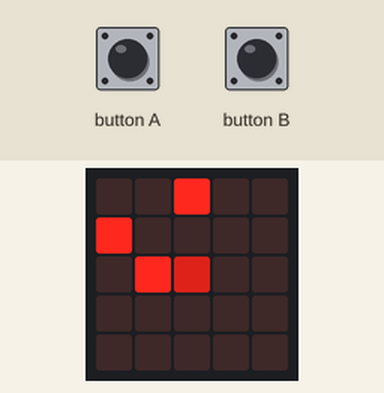
A program run on a simulated BBC micro:bit (MakeCode). Parts: the board's 5×5 LED display. The test bench sets the inputs (shaded band).

Above: at 1.2 s.
1.3 s: button A pressed for 0.15 s
At 2.4 s:
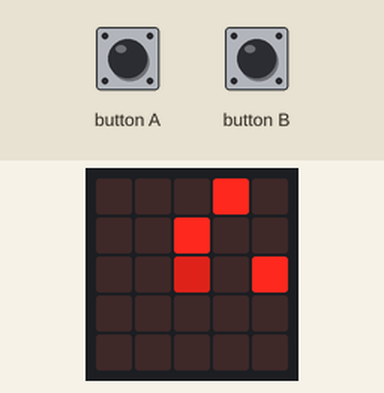
2.9 s: button A pressed for 0.15 s
At 3.7 s:
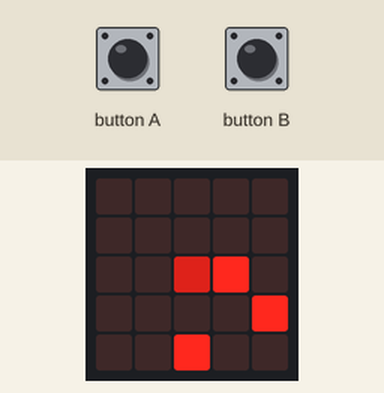
4.5 s: button A pressed for 0.15 s
At 5.8 s:
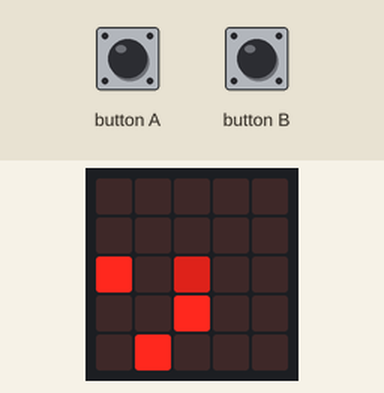
6.1 s: button B pressed for 0.15 s
At 7.3 s:
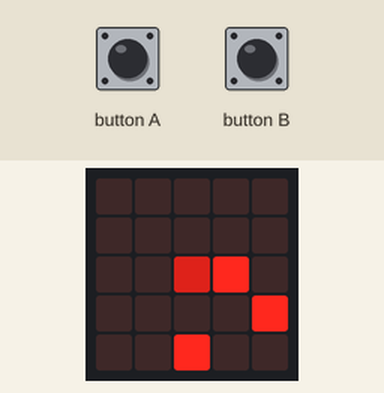
Timing chart, 0 to 8.7 s (numbered marks = the images above; inputs shaded):
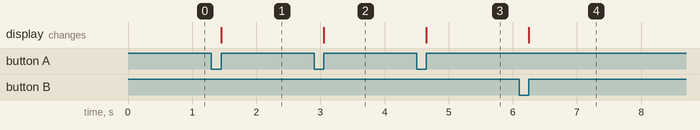

Measured:
- after the input at 1.3 s, the display: changes after 0.15 s (image 1)
- after the input at 2.9 s, the display: changes after 0.15 s (image 2)
- after the input at 4.5 s, the display: changes after 0.15 s (image 3)
- after the input at 6.1 s, the display: changes after 0.15 s (image 4)

The program:

main.ts
```typescript
let stred = [2, 2]
led.plotBrightness(stred[0], stred[1], 155)
let triangle = [[0, 1], [1, 2], [2, 0]]
function rozsvitBody() {
    basic.clearScreen()
    led.plotBrightness(stred[0], stred[1], 155)
    for (let bod of triangle) {
        led.plot(bod[0], bod[1])
    }
}

rozsvitBody()
function otoc(vpravo: boolean) {
    let tempNula: number;
    for (let i = 0; i < 3; i++) {
        tempNula = triangle[i][0]
        if (vpravo) {
            triangle[i][0] = -triangle[i][1] + stred[1] + stred[0]
            triangle[i][1] = tempNula - stred[0] + stred[1]
        } else {
            triangle[i][0] = triangle[i][1] - stred[1] + stred[0]
            triangle[i][1] = -tempNula + stred[0] + stred[1]
        }

    }
    rozsvitBody()
}

// +90°
input.onButtonPressed(Button.A, function on_button_pressed_a() {
    otoc(true)
})
// -90°
input.onButtonPressed(Button.B, function on_button_pressed_b() {
    otoc(false)
})
```

test.ts
```typescript
// Tady jsou testy. Při použití tohoto balíčku jako rozšíření nebude zkompilováno.
```
